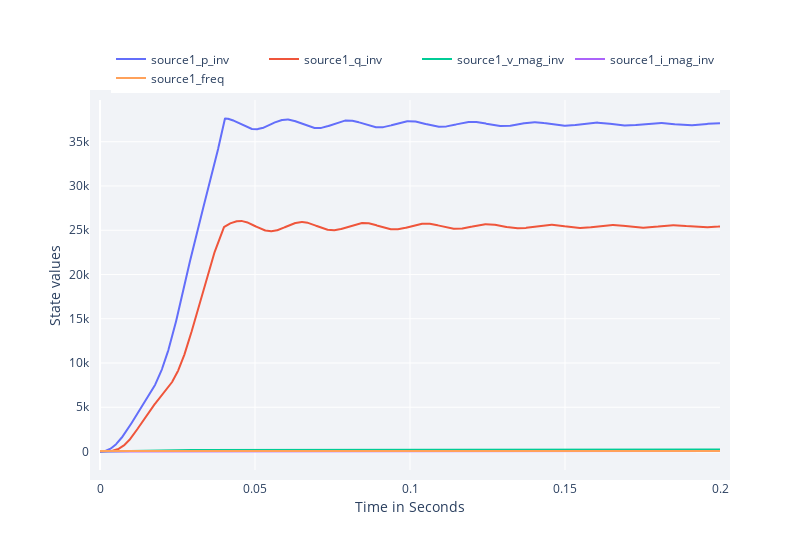

Notebook source saved alongside this figure:
### Markdown cell above
_______________________________________________________________________________
### Plotting

When sources are classically controlled and the network is a 3 phase system, the user has the option of plotting a number of additional quantities. The only quantities that can be plotted for Reinforcement Learning controllers are those specified through "states_to_plot" and "actions"to_plot".

### Code cell
plot_hook_results(hook = hook, 
                    states_to_plot  = [], 
                    actions_to_plot = [],  
                    power_p_inv     = [1], 
                    power_q_inv     = [1], 
                    v_mag_inv       = [1], 
                    i_mag_inv       = [1],
                    angles          = [1],
                    freq            = [1],
                    )

### Figure 1 — Plotly figure (JSON) as saved in the notebook; plotly's stock layout.template omitted (floating-point values rounded to 4 significant figures; data arrays with more than 128 entries replaced by an {"elided": "..."} marker saying what was removed)
{"data": [{"mode": "lines", "name": "source1_p_inv", "type": "scatter", "x": {"elided": "2001 float values"}, "y": {"elided": "2001 float values"}}, {"mode": "lines", "name": "source1_q_inv", "type": "scatter", "x": {"elided": "2001 float values"}, "y": {"elided": "2001 float values"}}, {"mode": "lines", "name": "source1_v_mag_inv", "type": "scatter", "x": {"elided": "2001 float values"}, "y": {"elided": "2001 float values"}}, {"mode": "lines", "name": "source1_i_mag_inv", "type": "scatter", "x": {"elided": "2001 float values"}, "y": {"elided": "2001 float values"}}, {"mode": "lines", "name": "source1_freq", "type": "scatter", "x": {"elided": "2001 float values"}, "y": {"elided": "2001 int values"}}], "layout": {"height": 550, "legend": {"orientation": "h", "x": 1, "xanchor": "right", "y": 1.02, "yanchor": "bottom"}, "margin": {"b": 80, "l": 100, "pad": 10, "r": 80, "t": 100}, "plot_bgcolor": "#f1f3f7", "width": 800, "xaxis": {"title": {"text": "Time in Seconds"}}, "yaxis": {"title": {"text": "State values"}}, "yaxis2": {"overlaying": "y", "side": "right", "title": "Action values", "titlefont": {"color": "orange"}}}}
